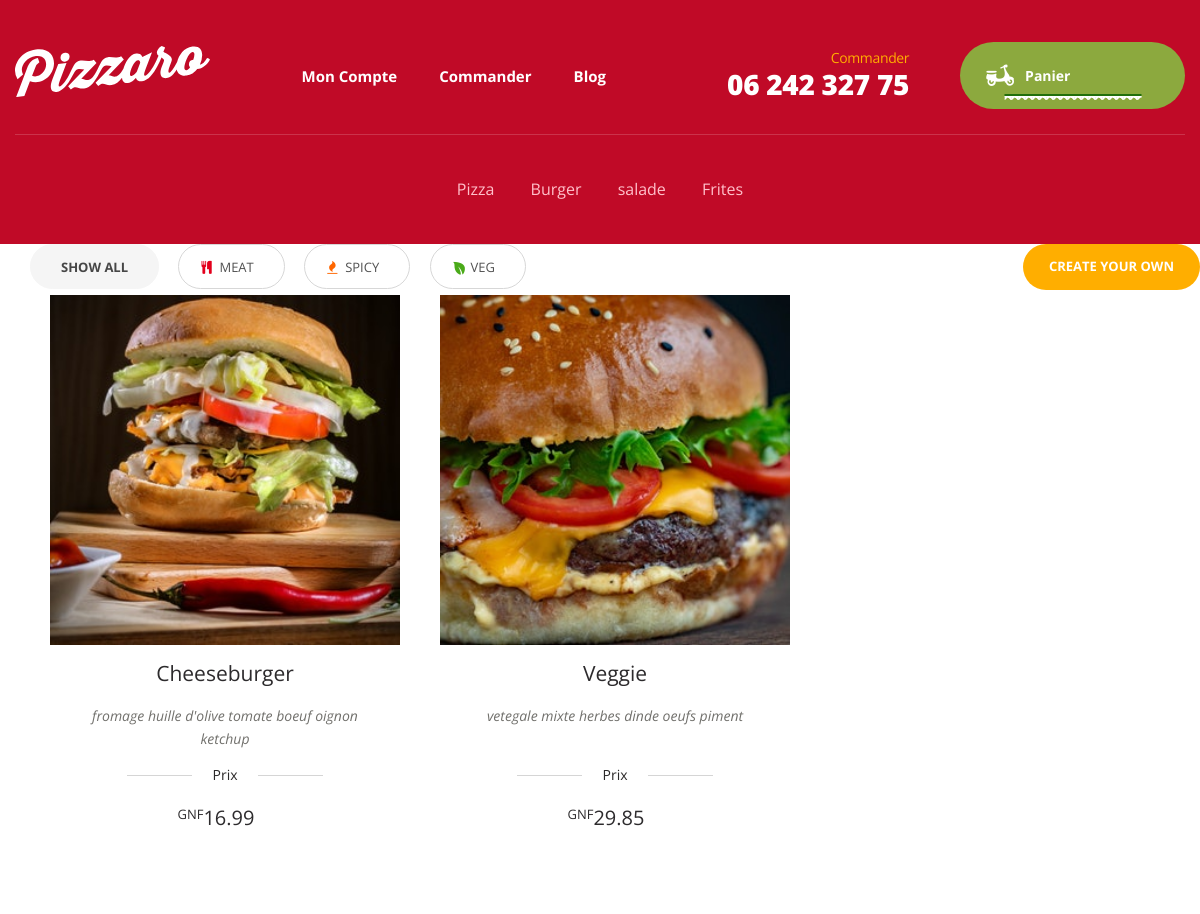
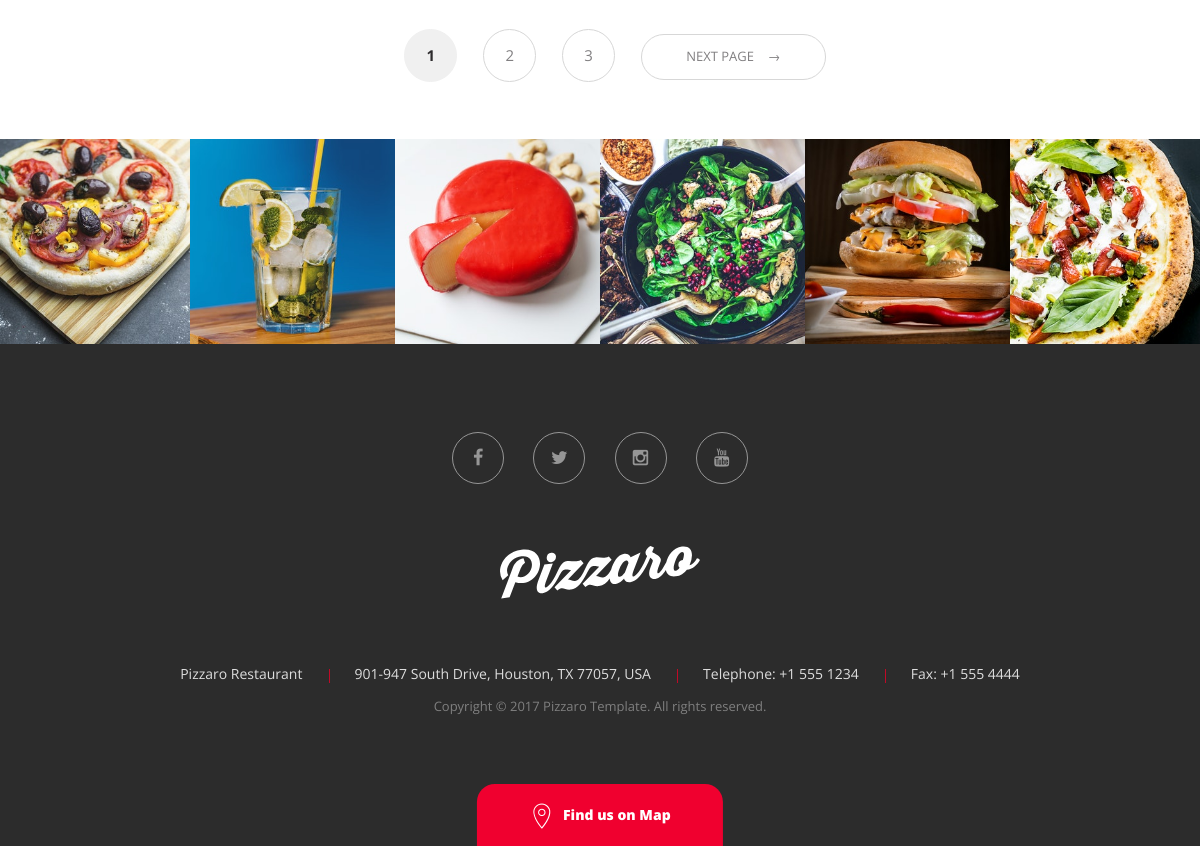
Screenshot of /store/burger-king/ with the database file from the repository (2 pictures, top to bottom).
### category/models.py (models this page shows, shortened)
class Category(models.Model):
	category_name = models.CharField('Nom Categorie', max_length=100, blank=True)
	slug          = models.SlugField(max_length=200 ,unique=True)
	description   = models.TextField(max_length=200, blank=True)
	images        = models.ImageField(upload_to='photos/categorie', blank=True)
	class Meta:
		verbose_name = 'Categorie'
		verbose_name_plural = 'Categories'
	def get_url(self):
		return reverse('product_by_category', args=[self.slug])

### store/models.py (models this page shows, shortened)
class Product(models.Model):
	product_name = models.CharField(max_length=100, unique=True, verbose_name='Nom du produit')
	slug         = models.SlugField(max_length=100, unique=True)
	description  = models.TextField(max_length=500, blank=True)
	price        = models.FloatField(default=0.0, verbose_name="Prix")
	images       = models.ImageField(upload_to='photos/produits')
	stock        = models.IntegerField()
	is_available = models.BooleanField(default=True, verbose_name='Disponible')
	category       = models.ForeignKey(Category, on_delete=models.CASCADE, verbose_name="Categorie")
	created_date   = models.DateTimeField(auto_now_add=True, verbose_name = "Creation")
	modified_date  = models.DateTimeField(auto_now=True, verbose_name = "Modification")
	class Meta:
		verbose_name = 'Produit'
		verbose_name_plural = 'Produits'

### store/views.py (the view)
# urls.py: path('store/', include('store.urls')),
def store(request, category_slug=None):
	categories = None
	products = None
	if category_slug != None:
		categories = get_object_or_404(Category, slug=category_slug)
		products = Product.objects.filter(category=categories, is_available=True)
		product_count = products.count()
	else:
		products = Product.objects.filter(category=categories, is_available=True)
		product_count = products.count()
	context = {
		'products' : products,
		'product_count' : product_count,
	}
	return render(request, 'store/store.html', context)

### category/context_processors.py (called while the page is built)
def category_menu(request):
	link = Category.objects.all()
	return dict(link=link)

### daily_pizza/context_processors.py (called while the page is built)
def daily(request):
	daily_pizza = Daily_Pizza.objects.all()
	return dict(daily_pizza=daily_pizza)

### templates/store/store.html (shortened to what this page needs)
{% extends "base.html" %}
{% load static %}
{% block content %}
<div id="content" class="site-content" tabindex="-1">
            <div class="col-full">
               <div class="pizzaro-sorting">
                  <div class="food-type-filter">
                     <div class="clear-food-type-filter chosen"><a href="#">Show All</a>
                     </div>
                     <div class="widget woocommerce widget_layered_nav">
                        <ul>
                           <li class="wc-layered-nav-term "><a href="#">Meat</a> <span class="food-type-icon"><i class="fa fa-cutlery"></i></span></li>
                           <li class="wc-layered-nav-term "><a href="#">Spicy</a> <span class="food-type-icon"><i class="fa fa-fire"></i></span></li>
                           <li class="wc-layered-nav-term "><a href="#">Veg</a> <span class="food-type-icon"><i class="po po-veggie-icon"></i></span></li>
                        </ul>
                     </div>
                     <div class="create-your-own"><a href="single-product-v3.html">Create your own</a></div>
                  </div>
               </div>
               <div id="primary" class="content-area">
                  <main id="main" class="site-main" >
                     <ul class="products">
                     	{% for food in products %}
                        <li class="post-82 product type-product status-publish has-post-thumbnail product_cat-pizza  instock shipping-taxable purchasable product-type-simple addon-product">
                           <div class="product-outer">
                              <div class="product-inner">
                                 <div class="product-image-wrapper">
                                    <a href="single-product-v2.html" class="woocommerce-LoopProduct-link"><img width="600" height="280" src="{{ food.images.url }}" class="attachment-pizzaro-product-list-fw-col-1 size-pizzaro-product-list-fw-col-1" alt="84" title="84"></a>
                                 </div>
                                 <div class="product-content-wrapper">
                                    <a href="single-product-v2.html" class="woocommerce-LoopProduct-link">
                                       <h3>{{ food.product_name }}</h3>
                                       <div itemprop="description">
                                          <p style="max-height: none;">{{ food.description }}</p>
                                       </div>
                                       <div  class="yith_wapo_groups_container">
                                          <div  class="ywapo_group_container ywapo_group_container_radio form-row form-row-wide " data-requested="1" data-type="radio" data-id="1" data-condition="">
                                             <h3><span>Prix</span></h3>
                                             <div class="ywapo_input_container ywapo_input_container_radio">
                                                <span class="ywapo_label_price">
                                                <span class="woocommerce-Price-amount amount"><span class="woocommerce-Price-currencySymbol">GNF</span>{{ food.price|floatformat:2 }}</span>
                                                </span>
                                             </div>
                                          </div>
                                       </div>
                                    </a>
                                 </div>
                              </div>
                           </div>
                        </li>
                        {% endfor %}
                     </ul>
                     <nav class="woocommerce-pagination">
                        <ul class="page-numbers">
                           <li><span class="page-numbers current">1</span></li>
                           <li><a class="page-numbers" href="#">2</a></li>
                           <li><a class="page-numbers" href="#">3</a></li>
                           <li><a class="next page-numbers" href="#">Next Page &nbsp;&nbsp;&nbsp;→</a></li>
                        </ul>
                     </nav>
                  </main>
               </div>
            </div>
         </div>
{% endblock content %}

### templates/includes/navbar.html (shortened to what this page needs)
{% load static %}
<header id="masthead" class="site-header header-v1"  style="background-image: none; ">
            <div class="col-full">
               <div class="header-wrap">
                  <div class="site-branding">
                     <a href="{% url 'home' %}" class="custom-logo-link" rel="home">
                     </a>
                  </div>
                  <nav id="site-navigation" class="main-navigation"  aria-label="Primary Navigation">
                     <div class="primary-navigation">
                        <ul id="menu-main-menu" class="menu nav-menu" aria-expanded="false">
                           <li class="menu-item"><a href="store-locator.html">Mon Compte</a></li>
                           <li class="menu-item"><a href="shop-grid-3-column.html">Commander</a></li>
                           <li class="menu-item"><a href="blog.html">Blog</a></li>
                        </ul>
                     </div>
                  </nav>
                  <div class="header-info-wrapper">
                     <div class="header-phone-numbers">
                        <span class="intro-text">Commander</span>
                        <span id="city-phone-number-label" class="phone-number">06 242 327 75</span>
                     </div>
                     <ul class="site-header-cart-v2 menu">
                        <li class="cart-content ">
                           <a href="cart.html" title="View your shopping cart">
                           <i class="po po-scooter"></i>
                           <span>Panier</span>
                           </a>
                           <ul class="sub-menu">
                              <li>
                              </li>
                           </ul>
                        </li>
                     </ul>
                  </div>
               </div>
               <div class="pizzaro-secondary-navigation">
                  <nav class="secondary-navigation"  aria-label="Secondary Navigation">
                     <ul  class="menu">
                     {% for category in link  %}
                        <li class="menu-item"><a href="{{ category.get_url }}">{{ category.category_name }}</a></li>
                     {% endfor %}
                     </ul>
                  </nav>
               </div>
            </div>
         </header>

### static/css/colors/red.css (style rules this page uses)
button, .button, #scrollUp, .header-v1, .header-v2, .header-v3, .header-v4, .header-v5, .added_to_cart, input[type="reset"], input[type="submit"], input[type="button"], .dark .create-your-own a, .owl-dots .owl-dot.active, .pizzaro-handheld-footer-bar, .widget_nav_menu .menu li:hover, .related > h2:first-child:after, .upsells > h2:first-child:after, .widget_nav_menu .menu li::after, .section-products .section-title:after, .pizzaro-handheld-footer-bar ul li > a, .banners .banner .caption .banner-price, .section-tabs .nav .nav-item.active a::after, .products-with-gallery-tabs.section-tabs .nav, .section-recent-post .post-info .btn-more:hover, .section-sale-product .price-action .button:hover, .list-no-image-view ul.products li.product::before, .woocommerce-account .customer-login-form h2::after, .section-coupon .caption .coupon-info .button:hover, .page-template-template-homepage-v2 .header-v2.stuck, .woocommerce-cart .pizzaro-order-steps ul .cart .step, .list-no-image-cat-view ul.products li.product::before, .pizzaro-handheld-footer-bar ul li.search .site-search, .widget.widget_price_filter .ui-slider .ui-slider-handle, .list-no-image-view .products .owl-item > .product::before, .list-no-image-view ul.products li.product .button:hover, .woocommerce-checkout .pizzaro-order-steps ul .cart .step, .woocommerce-cart .cart-collaterals + .cross-sells h2::after, .footer-v1.site-footer .site-address .address li + li::before, .list-no-image-cat-view ul.products li.product .button:hover, .header-v4.lite-bg .primary-navigation .menu > li > a::before, .woocommerce-checkout .pizzaro-order-steps ul .checkout .step, .kc-section-tab.kc_tabs .kc_tabs_nav > .ui-tabs-active > a::after, .list-no-image-view .products .owl-item > .product .button:hover, .page-template-template-homepage-v6 .footer-social-icons ul li a:hover, .list-view.left-sidebar.columns-1 ul.products li.product .button:hover, .products-card .media .media-left ul.products li.product .button:hover, .products-card .media .media-right ul.products li.product .button:hover, .page-template-template-homepage-v6 .primary-navigation > ul > li:hover, .list-view.right-sidebar.columns-1 ul.products li.product .button:hover, .page-template-template-homepage-v6 .secondary-navigation .menu li:hover, .page-template-template-homepage-v6 .secondary-navigation .menu li::after, .page-template-template-homepage-v6 .main-navigation ul.menu ul li:hover > a, .list-view.left-sidebar.columns-1 .products .owl-item > .product .button:hover, .list-view.right-sidebar.columns-1 .products .owl-item > .product .button:hover, .woocommerce-order-received.woocommerce-checkout .pizzaro-order-steps ul .step, .page-template-template-homepage-v6 .main-navigation ul.nav-menu ul li:hover > a, .page-template-template-homepage-v2 .products-with-gallery-tabs.section-tabs .nav, .stretch-full-width .store-locator .store-search-form form .button, .banner.social-block .caption .button:hover, .wpsl-search #wpsl-search-btn, .lite-bg.header-v4 .primary-navigation .menu .current-menu-item > a::before { background-color: #c00a27; }
.section-events .section-title, .section-product-categories .section-title, .section-products-carousel-with-image .section-title, .section-product .product-wrapper .product-inner header .sub-title, .section-recent-post .post-info .btn-more, .section-coupon .caption .coupon-code, .widget_layered_nav li:before, .product_list_widget .product-title, .product_list_widget li > a, #payment .payment_methods li label a:hover, article.post.format-link .entry-content p a, .page-template-template-contactpage .store-info a { color: #c00a27; }

### rows the page displays
Category: category_name "Pizza"
Category: category_name "Burger"
Category: category_name "salade"
Category: category_name "Frites"
Product: images (picture), product_name "Cheeseburger", description "fromage huille d'olive tomate boeuf oignon ketchup", price "16.99"
Product: images (picture), product_name "Veggie", description "vetegale mixte herbes dinde oeufs piment", price "29.85"
